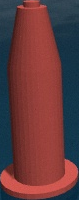
#> input picture Buoys/redbuoy.png, 79 x 200 px, found by its file name
$ jupyter execute --allow-errors 'Threading demo.ipynb'
#> lines starting #> are read from the running program, lines starting #| are printed output that depends on the picture
[cell 1]
from multiprocessing import Pool
import multiprocessing
import time
import psutil
import os
import gc
import cv2
import numpy as np

[cell 2]
gc.enable()
dir = "/home/alice/Jupyter/OpenCV/images/"
out = "/home/alice/Jupyter/OpenCV/output/"
buoy_dir = "/home/alice/Jupyter/OpenCV/Buoys/"
num_files = len(os.listdir(dir))

buoy = cv2.imread(buoy_dir+"redbuoy.png")
#> buoy is the input picture: shape (200, 79, 3); mean B, G, R 61.4, 58.5, 100.9
buoy = cv2.cvtColor(buoy, cv2.COLOR_BGR2GRAY)
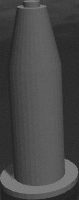
#> buoy: shape (200, 79); min 30, max 132, mean 71.5
